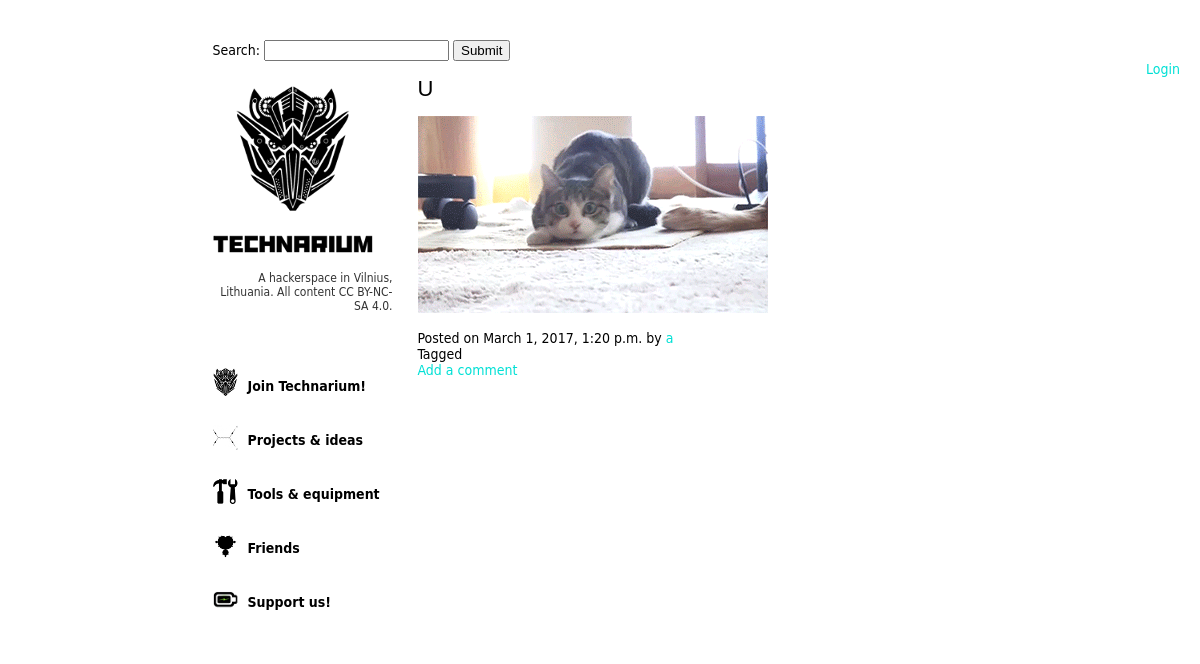
Page /blog/post/424/u on the committed database.
### blog/models.py (models this page shows, shortened)
class Post(models.Model):
	title = models.CharField(max_length=128, default='No title', null=True, blank=True)
	body = models.TextField()
	slug = models.SlugField()
	date_time = models.DateTimeField()
	timestamp = models.IntegerField()
	tags = models.ManyToManyField(Tag,blank=True)
	created_by = models.ForeignKey('UserProfile', null=True)
	class Meta:
		ordering = ['-date_time']

class UserProfile(models.Model):
	user = models.OneToOneField(User) # required
	def __str__(self):
		return self.user.username

### blog/views.py (the view)
# urls.py: url(r'^post/(?P<pk>[\w\d]+)/(?P<slug>[\w\d-]+)?$', views.single_post_view, name='single_post_view'),
def single_post_view(request, pk, slug=None):
	post = Post.objects.get(pk=pk)
	context_dict={'post':post}
	return render(request, 'blog/single_post_view.html', context_dict)

### blog/forms.py
class SearchForm(forms.Form):
	search= forms.CharField(label="Search...", max_length=256)

### blog/utils.py (called while the page is built)
def search_context(request):
    search_form = SearchForm()
    return {
        'search_form': search_form,
    }

### blog/templates/blog/single_post_view.html (shortened to what this page needs)
{% extends "blog/main.html" %}
{% block head %}
{% load static %}
	<link rel="stylesheet" type="text/css" href="{% static 'blog/fonts.css' %}">
<link rel="stylesheet" type="text/css" href="{% static 'blog/single_post.css' %}">
{% endblock %}
{% block content %}
	<div class='post'>
		<h1 class='post_title'>{{post.title}}</h1>
		<div class='post_body'><p>{{ post.body|safe }}</p></div>
		<div class='post_date'>Posted on {{post.date_time}}
		{% if post.created_by %}
		by <a href="{% url 'view_posts_by_author' username=post.created_by %}">{{ post.created_by }}</a>
		{% endif %}
		</div>
		<div class='tags'>Tagged</br>
		</div>
		<a href="{% url 'add_comment' pk=post.pk slug=post.slug %}">Add a comment</a>
	</div>
{% endblock %}

### blog/static/blog/single_post.css (style rules this page uses)
.post { margin-bottom: 500px; }

### blog/static/blog/blog.css (style rules this page uses)
.post_title { text-transform: uppercase; font: 22px 'BebasNeueRegular',Impact,Helvetica,Arial,sans-serif; font-style: normal; font-weight: normal; }
.post { width: 600px; text-align: left; }
html, body, div { background:#ffffff; padding:0px; margin:0px; font-family: Frutiger, "Frutiger Linotype", Univers, Calibri, "Gill Sans", "Gill Sans MT", "Myriad Pro", Myriad, "DejaVu Sans Condensed", "Liberation Sans","Nimbus Sans L", Tahoma, Geneva, "Helvetica Neue", Helvetica, Arial, sans-serif; color:#000000; font-size:14px; }
a { color: rgb(0, 224, 213); text-decoration: none; }

### rows in the picture
Post: title "U", body (picture), date_time "March 1, 2017, 1:20 p.m.", created_by "a"
